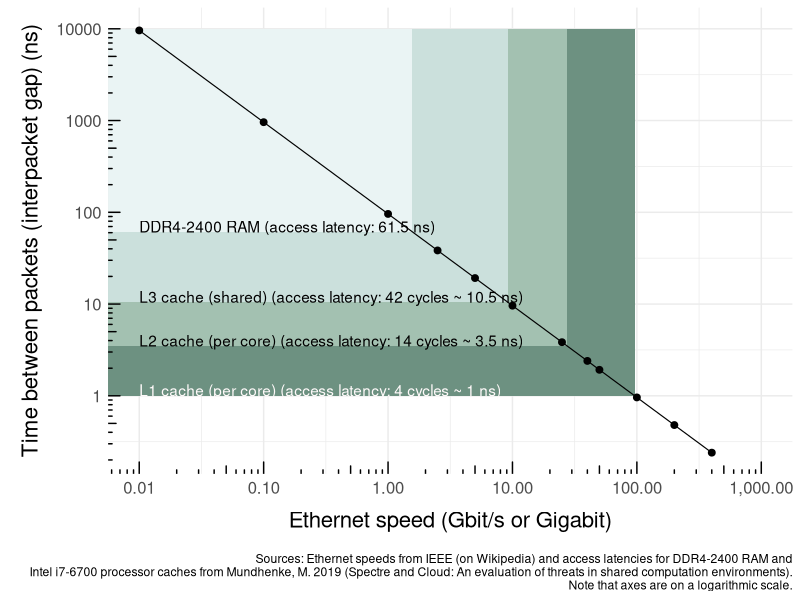

The R script that drew this image:
## ---- chunk 1
rm(list = ls())
## ---- chunk 2
library(tidyverse)
library(scales)
## ---- chunk 3
interpacket_gaps_ns <- c(9600, 960, 96, 38.4, 19.2, 9.6, 3.84, 2.4, 1.92, 0.96, 0.48, 0.24)
ethernet_speed_gbps <- c(0.01, 0.1, 1, 2.5, 5, 10, 25, 40, 50, 100, 200, 400)
data <- tibble(interpacket_gaps_ns, ethernet_speed_gbps)
## ---- chunk 4
y <- data$ethernet_speed_gbps
x <- data$interpacket_gaps_ns
model <- lm(log(y) ~ log(x))
summary(model)
## ---- chunk 5
gaps <- data.frame(x = c(61.5, 10.5, 3.5, 1))
## ---- chunk 6
speeds <- data.frame(predict(model, newdata = gaps))
## ---- chunk 7
intel <-cbind(gaps, speeds) %>%
  rename(interpacket_gaps_ns = x, 
         log_ethernet_speed_gbps = predict.model..newdata...gaps.) %>%
  mutate(
         ethernet_speed_gbps = exp(log_ethernet_speed_gbps)
         )
## ---- chunk 8
RAM_gap <- intel[1,1]
L3_gap <- intel[2,1]
L2_gap <- intel[3,1]
L1_gap <- intel[4,1]

RAM_speed <- intel[1,3]
L3_speed <- intel[2,3]
L2_speed <- intel[3,3]
L1_speed <- intel[4,3]
## ---- chunk 9
data %>%
  ggplot(aes(x = ethernet_speed_gbps, y = interpacket_gaps_ns)) +
  geom_rect(mapping=aes(xmin=0, xmax=L1_speed, ymin=L1_gap, ymax=10000), fill = "#6b9080", alpha=0.3) +
  geom_rect(mapping=aes(xmin=0, xmax=L2_speed, ymin=L2_gap, ymax=10000), fill = "#a4c3b2", alpha=0.3) +
  geom_rect(mapping=aes(xmin=0, xmax=L3_speed, ymin=L3_gap, ymax=10000), fill = "#cce3de", alpha=0.3) +
  geom_rect(mapping=aes(xmin=0, xmax=RAM_speed, ymin=RAM_gap, ymax=10000), fill = "#eaf4f4", alpha=0.3) +
  geom_point(size = 2) + 
  geom_smooth(color = "black", size = 0.4) +
  scale_x_continuous(
    trans = "log10", 
    labels = comma, 
    limits = c(NA, 1000),
    breaks = c(0, 0.01, 0.1, 1, 10, 100, 1000),
    ) +
  annotation_logticks(base = 10) +
  scale_y_continuous(trans = "log10") +
  labs(
    x = "Ethernet speed (Gbit/s or Gigabit)",
    y = "Time between packets (interpacket gap) (ns)",
    caption = "Sources: Ethernet speeds from IEEE (on Wikipedia) and access latencies for DDR4-2400 RAM and\n Intel i7-6700 processor caches from Mundhenke, M. 2019 (Spectre and Cloud: An evaluation of threats in shared computation environments).\n Note that axes are on a logarithmic scale."
  ) + 
  theme_minimal() + 
  theme(
    plot.title = element_text(size=18, face="bold", margin=margin(20,0,20,0), hjust = 0.5, vjust = 0),
    axis.title.x = element_text(size=16, margin=margin(10,0,10,0)),
    axis.title.y = element_text(size=16, margin=margin(0,10,0,10)),
    axis.text.x = element_text(size=12),
    axis.text.y = element_text(size=12),
    legend.title = element_text(size = 14),
    legend.text = element_text(size = 12)
  ) +
  annotate("text", x=0.01, y=70, label= "DDR4-2400 RAM (access latency: 61.5 ns)", hjust = 0) +
  annotate("text", x=0.01, y=12, label= "L3 cache (shared) (access latency: 42 cycles ~ 10.5 ns)", hjust = 0) +
  annotate("text", x=0.01, y=4, label= "L2 cache (per core) (access latency: 14 cycles ~ 3.5 ns)", hjust = 0) +
  annotate("text", x=0.01, y=1.15, color = "#fffafa", label= "L1 cache (per core) (access latency: 4 cycles ~ 1 ns)", hjust = 0)
